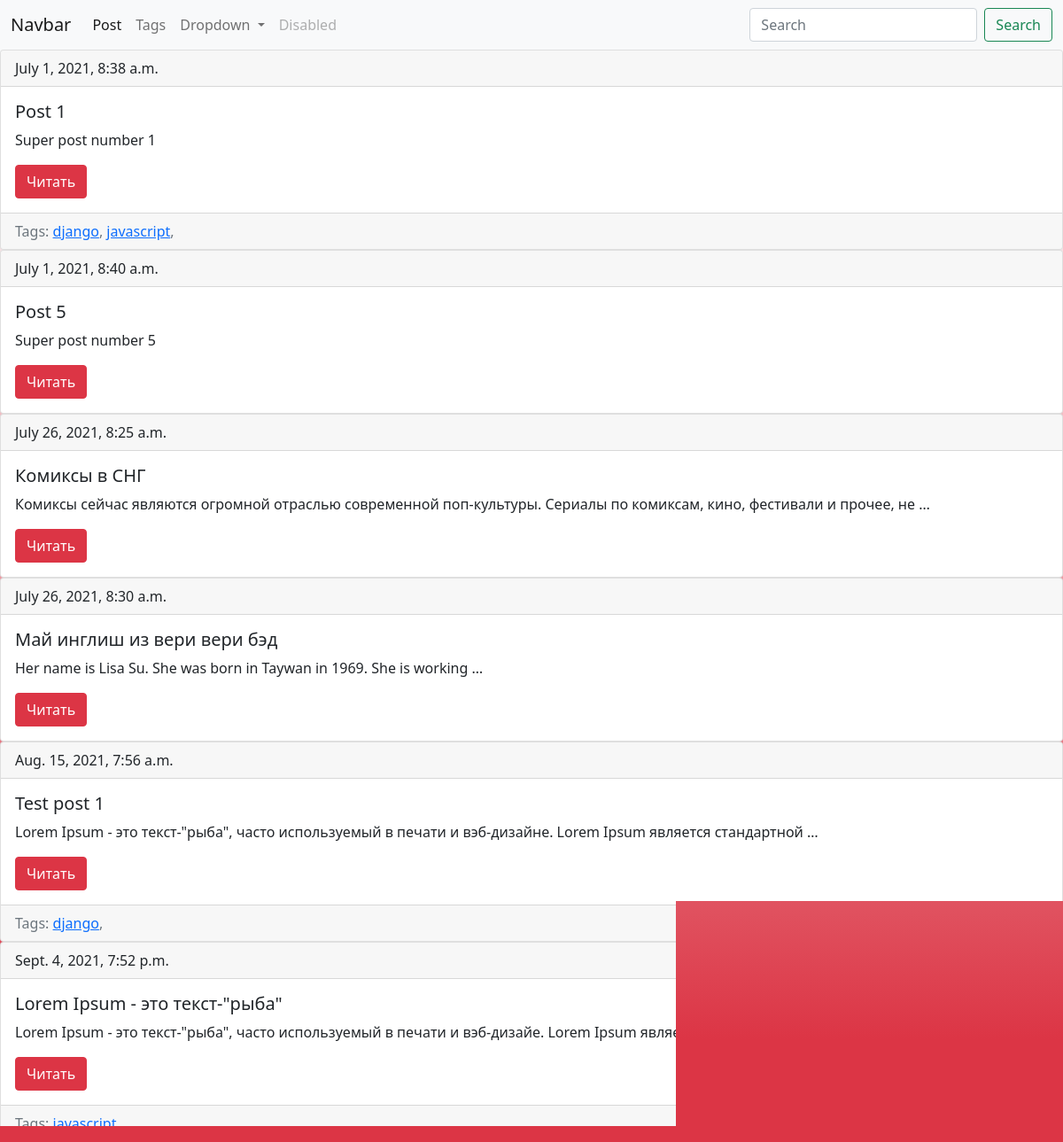
Screenshot of /blog/ with the database file from the repository.
### blog/models.py (models this page shows, shortened)
class Post(models.Model):
    title = models.CharField(max_length=100, db_index=True)
    body = models.TextField(blank=True, db_index=True)
    date = models.DateTimeField(auto_now_add=True)
    slug = models.SlugField(max_length=100, unique=True)
    tags = models.ManyToManyField('Tag', blank=True, related_name='posts')
    def get_absoluter_url(self):
        return reverse('post_detail_url', kwargs={'slug': self.slug})

class Tag(models.Model):
    title = models.CharField(max_length=50)
    slug = models.SlugField(max_length=50, unique=True)
    def get_absoluter_url(self):
        return reverse('tag_detail_url', kwargs={'slug': self.slug})

### blog/views.py (the view)
# urls.py: 2. Add a URL to urlpatterns:  path('blog/', include('blog.urls'))
def blog(request):
    post = Post.objects.all()
    return render(request, "blog/index.html", context={'posts': post})

### blog/templates/blog/index.html (shortened to what this page needs)
{% extends 'blog/base_blog.html' %}
{%block content%}
    {%for post in posts%}
      {%include 'blog/includes/block_post.html'%}
    {%endfor%}
{%endblock%}

### blog/templates/blog/includes/block_post.html
<div class="card">
    <div class="card-header">
        {{ post.date }}
    </div>
    <div class="card-body">
        <h5 class="card-title">{{ post.title }}</h5>
        <p class="card-text">{{ post.body|truncatewords:15 }}</p>
        <a href="{{ post.get_absoluter_url }}" class="btn btn-danger">Читать</a>
    </div>
    {% if post.tags.all %}
        <div class="card-footer text-muted">
            Tags:
            {% for tag in post.tags.all %}
                <a href="{{ tag.get_absoluter_url }}">{{ tag.title }}</a>,
            {% endfor %}
        </div>
    {% endif %}
</div>

### blog/static/css/styles.css (style rules this page uses)
body { background: rgb(220,53,69); background: -moz-linear-gradient(0deg, rgba(220,53,69,1) 9%, rgba(248,249,250,1) 88%); background: -webkit-linear-gradient(0deg, rgba(220,53,69,1) 9%, rgba(248,249,250,1) 88%); background: linear-gradient(0deg, rgba(220,53,69,1) 9%, rgba(248,249,250,1) 88%); filter: progid:DXImageTransform.Microsoft.gradient(startColorstr="#dc3545",endColorstr="#f8f9fa",GradientType=1); background-size: 100% 100%; background-attachment: fixed; }

### rows the page displays
Post: date "July 1, 2021, 8:38 a.m.", title "Post 1", body "Super post number 1"
Tag: title "django"
Tag: title "javascript"
Post: date "July 1, 2021, 8:40 a.m.", title "Post 5", body "Super post number 5"
Post: date "July 26, 2021, 8:25 a.m.", title "Комиксы в СНГ", body "Комиксы сейчас являются огромной отраслью современной поп-культуры. Сериалы по комиксам, кино, фестивали и прочее, не …"
Post: date "July 26, 2021, 8:30 a.m.", title "Май инглиш из вери вери бэд", body "Her name is Lisa Su. She was born in Taywan in 1969. She is working …"
Post: date "Aug. 15, 2021, 7:56 a.m.", title "Test post 1", body "Lorem Ipsum - это текст-\"рыба\", часто используемый в печати и вэб-дизайне. Lorem Ipsum является стандартной …"
Post: date "Sept. 4, 2021, 7:52 p.m.", title "Lorem Ipsum - это текст-\"рыба\"", body "Lorem Ipsum - это текст-\"рыба\", часто используемый в печати и вэб-дизайе. Lorem Ipsum является стандартной …"
